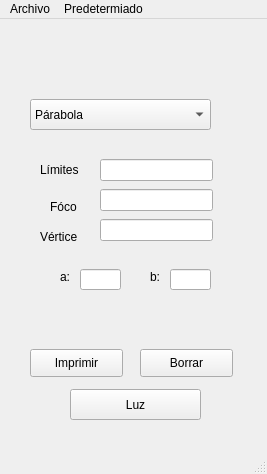
<?xml version="1.0" encoding="UTF-8"?>
<ui version="4.0">
 <class>MainWindow</class>
 <widget class="QMainWindow" name="MainWindow">
  <property name="geometry">
   <rect>
    <x>0</x>
    <y>0</y>
    <width>267</width>
    <height>474</height>
   </rect>
  </property>
  <property name="windowTitle">
   <string>MainWindow</string>
  </property>
  <widget class="QWidget" name="centralwidget">
   <widget class="QLabel" name="label">
    <property name="geometry">
     <rect>
      <x>50</x>
      <y>180</y>
      <width>55</width>
      <height>16</height>
     </rect>
    </property>
    <property name="text">
     <string>Fóco</string>
    </property>
   </widget>
   <widget class="QLineEdit" name="LineEdit_b">
    <property name="geometry">
     <rect>
      <x>170</x>
      <y>250</y>
      <width>41</width>
      <height>21</height>
     </rect>
    </property>
   </widget>
   <widget class="QPushButton" name="Boton_luz">
    <property name="geometry">
     <rect>
      <x>70</x>
      <y>370</y>
      <width>131</width>
      <height>31</height>
     </rect>
    </property>
    <property name="text">
     <string>Luz</string>
    </property>
   </widget>
   <widget class="QLineEdit" name="LineEdit_Foco">
    <property name="geometry">
     <rect>
      <x>100</x>
      <y>170</y>
      <width>113</width>
      <height>22</height>
     </rect>
    </property>
   </widget>
   <widget class="QPushButton" name="Boton_borrar">
    <property name="geometry">
     <rect>
      <x>140</x>
      <y>330</y>
      <width>93</width>
      <height>28</height>
     </rect>
    </property>
    <property name="text">
     <string>Borrar</string>
    </property>
   </widget>
   <widget class="QPushButton" name="Boton_imprimir">
    <property name="geometry">
     <rect>
      <x>30</x>
      <y>330</y>
      <width>93</width>
      <height>28</height>
     </rect>
    </property>
    <property name="text">
     <string>Imprimir</string>
    </property>
   </widget>
   <widget class="QComboBox" name="ComboBox_Figuras">
    <property name="geometry">
     <rect>
      <x>30</x>
      <y>80</y>
      <width>181</width>
      <height>31</height>
     </rect>
    </property>
    <item>
     <property name="text">
      <string>Párabola</string>
     </property>
    </item>
    <item>
     <property name="text">
      <string>Elipse</string>
     </property>
    </item>
    <item>
     <property name="text">
      <string>Hiperbola</string>
     </property>
    </item>
   </widget>
   <widget class="QLineEdit" name="LineEdit_a">
    <property name="geometry">
     <rect>
      <x>80</x>
      <y>250</y>
      <width>41</width>
      <height>21</height>
     </rect>
    </property>
   </widget>
   <widget class="QLineEdit" name="LineEdit_limites">
    <property name="geometry">
     <rect>
      <x>100</x>
      <y>140</y>
      <width>113</width>
      <height>22</height>
     </rect>
    </property>
   </widget>
   <widget class="QLabel" name="label_3">
    <property name="geometry">
     <rect>
      <x>60</x>
      <y>250</y>
      <width>21</width>
      <height>16</height>
     </rect>
    </property>
    <property name="text">
     <string>a:</string>
    </property>
   </widget>
   <widget class="QLineEdit" name="LineEdit_Vertice">
    <property name="geometry">
     <rect>
      <x>100</x>
      <y>200</y>
      <width>113</width>
      <height>22</height>
     </rect>
    </property>
   </widget>
   <widget class="QLabel" name="etiqueta">
    <property name="geometry">
     <rect>
      <x>40</x>
      <y>140</y>
      <width>91</width>
      <height>21</height>
     </rect>
    </property>
    <property name="text">
     <string>Límites</string>
    </property>
   </widget>
   <widget class="QLabel" name="label_2">
    <property name="geometry">
     <rect>
      <x>40</x>
      <y>210</y>
      <width>55</width>
      <height>16</height>
     </rect>
    </property>
    <property name="text">
     <string>Vértice</string>
    </property>
   </widget>
   <widget class="QLabel" name="label_4">
    <property name="geometry">
     <rect>
      <x>150</x>
      <y>250</y>
      <width>55</width>
      <height>16</height>
     </rect>
    </property>
    <property name="text">
     <string>b:</string>
    </property>
   </widget>
  </widget>
  <widget class="QMenuBar" name="menubar">
   <property name="geometry">
    <rect>
     <x>0</x>
     <y>0</y>
     <width>267</width>
     <height>26</height>
    </rect>
   </property>
   <widget class="QMenu" name="menuArvibo">
    <property name="title">
     <string>Archivo</string>
    </property>
    <widget class="QMenu" name="menuExportar">
     <property name="title">
      <string>Exportar</string>
     </property>
     <addaction name="separator"/>
     <addaction name="action_JPG"/>
     <addaction name="action_PNG"/>
    </widget>
    <addaction name="actionGuardar"/>
    <addaction name="menuExportar"/>
   </widget>
   <widget class="QMenu" name="menuPredetermiado">
    <property name="title">
     <string>Predetermiado</string>
    </property>
    <widget class="QMenu" name="menuTelescopios">
     <property name="title">
      <string>Telescopios</string>
     </property>
     <addaction name="actionGregoriano"/>
     <addaction name="actionNewtoniano"/>
     <addaction name="actionCassegrain"/>
    </widget>
    <addaction name="menuTelescopios"/>
   </widget>
   <addaction name="menuArvibo"/>
   <addaction name="menuPredetermiado"/>
  </widget>
  <widget class="QStatusBar" name="statusbar"/>
  <action name="actionGuardar">
   <property name="text">
    <string>Guardar</string>
   </property>
  </action>
  <action name="action_JPG">
   <property name="text">
    <string>.JPG</string>
   </property>
  </action>
  <action name="action_PNG">
   <property name="text">
    <string>.PNG</string>
   </property>
  </action>
  <action name="actionGregoriano">
   <property name="text">
    <string>Gregoriano</string>
   </property>
  </action>
  <action name="actionNewtoniano">
   <property name="text">
    <string>Newtoniano</string>
   </property>
  </action>
  <action name="actionCassegrain">
   <property name="text">
    <string>Cassegrain</string>
   </property>
  </action>
 </widget>
 <resources/>
 <connections/>
</ui>
